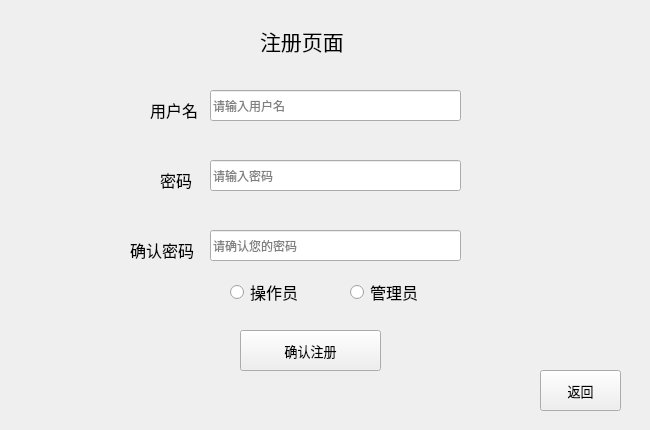
<?xml version="1.0" encoding="UTF-8"?>
<ui version="4.0">
 <class>RegisterWidget</class>
 <widget class="QWidget" name="RegisterWidget">
  <property name="geometry">
   <rect>
    <x>0</x>
    <y>0</y>
    <width>650</width>
    <height>430</height>
   </rect>
  </property>
  <property name="windowTitle">
   <string>Form</string>
  </property>
  <property name="windowIcon">
   <iconset resource="../FramelessWindow/framelesswindow.qrc">
    <normaloff>:/frameless_images/binoculars.jpg</normaloff>:/frameless_images/binoculars.jpg</iconset>
  </property>
  <widget class="QLabel" name="label_4">
   <property name="geometry">
    <rect>
     <x>130</x>
     <y>240</y>
     <width>91</width>
     <height>20</height>
    </rect>
   </property>
   <property name="font">
    <font>
     <family>华康方圆体W7</family>
     <pointsize>12</pointsize>
     <weight>50</weight>
     <bold>false</bold>
    </font>
   </property>
   <property name="text">
    <string>确认密码</string>
   </property>
  </widget>
  <widget class="QRadioButton" name="managerRadioButton">
   <property name="geometry">
    <rect>
     <x>350</x>
     <y>280</y>
     <width>91</width>
     <height>24</height>
    </rect>
   </property>
   <property name="font">
    <font>
     <family>华康方圆体W7</family>
     <pointsize>12</pointsize>
     <weight>50</weight>
     <bold>false</bold>
    </font>
   </property>
   <property name="text">
    <string>管理员</string>
   </property>
  </widget>
  <widget class="QRadioButton" name="operatorRadioButton">
   <property name="geometry">
    <rect>
     <x>230</x>
     <y>280</y>
     <width>91</width>
     <height>24</height>
    </rect>
   </property>
   <property name="font">
    <font>
     <family>华康方圆体W7</family>
     <pointsize>12</pointsize>
     <weight>50</weight>
     <bold>false</bold>
    </font>
   </property>
   <property name="text">
    <string>操作员</string>
   </property>
  </widget>
  <widget class="QLineEdit" name="InputPassWord_2">
   <property name="geometry">
    <rect>
     <x>210</x>
     <y>230</y>
     <width>251</width>
     <height>31</height>
    </rect>
   </property>
   <property name="placeholderText">
    <string>请确认您的密码</string>
   </property>
  </widget>
  <widget class="QLabel" name="label_3">
   <property name="geometry">
    <rect>
     <x>160</x>
     <y>170</y>
     <width>51</width>
     <height>20</height>
    </rect>
   </property>
   <property name="font">
    <font>
     <family>华康方圆体W7</family>
     <pointsize>12</pointsize>
     <weight>50</weight>
     <bold>false</bold>
    </font>
   </property>
   <property name="text">
    <string>密码</string>
   </property>
  </widget>
  <widget class="QLineEdit" name="InputPassWord">
   <property name="geometry">
    <rect>
     <x>210</x>
     <y>160</y>
     <width>251</width>
     <height>31</height>
    </rect>
   </property>
   <property name="placeholderText">
    <string>请输入密码</string>
   </property>
  </widget>
  <widget class="QLabel" name="label_2">
   <property name="geometry">
    <rect>
     <x>150</x>
     <y>100</y>
     <width>69</width>
     <height>20</height>
    </rect>
   </property>
   <property name="font">
    <font>
     <family>华康方圆体W7</family>
     <pointsize>12</pointsize>
     <weight>50</weight>
     <bold>false</bold>
    </font>
   </property>
   <property name="text">
    <string>用户名</string>
   </property>
  </widget>
  <widget class="QLineEdit" name="InputNumber">
   <property name="geometry">
    <rect>
     <x>210</x>
     <y>90</y>
     <width>251</width>
     <height>31</height>
    </rect>
   </property>
   <property name="placeholderText">
    <string>请输入用户名</string>
   </property>
  </widget>
  <widget class="QPushButton" name="registerButton">
   <property name="geometry">
    <rect>
     <x>240</x>
     <y>330</y>
     <width>141</width>
     <height>41</height>
    </rect>
   </property>
   <property name="font">
    <font>
     <family>华康方圆体W7</family>
     <pointsize>10</pointsize>
     <weight>50</weight>
     <bold>false</bold>
    </font>
   </property>
   <property name="text">
    <string>确认注册</string>
   </property>
  </widget>
  <widget class="QLabel" name="label">
   <property name="geometry">
    <rect>
     <x>260</x>
     <y>10</y>
     <width>111</width>
     <height>61</height>
    </rect>
   </property>
   <property name="font">
    <font>
     <family>华康方圆体W7</family>
     <pointsize>16</pointsize>
     <weight>50</weight>
     <bold>false</bold>
    </font>
   </property>
   <property name="text">
    <string>注册页面</string>
   </property>
  </widget>
  <widget class="QPushButton" name="backButton">
   <property name="geometry">
    <rect>
     <x>540</x>
     <y>370</y>
     <width>81</width>
     <height>41</height>
    </rect>
   </property>
   <property name="font">
    <font>
     <family>华康方圆体W7</family>
     <pointsize>10</pointsize>
     <weight>50</weight>
     <bold>false</bold>
    </font>
   </property>
   <property name="text">
    <string>返回</string>
   </property>
  </widget>
 </widget>
 <resources>
  <include location="../FramelessWindow/framelesswindow.qrc"/>
 </resources>
 <connections/>
</ui>
